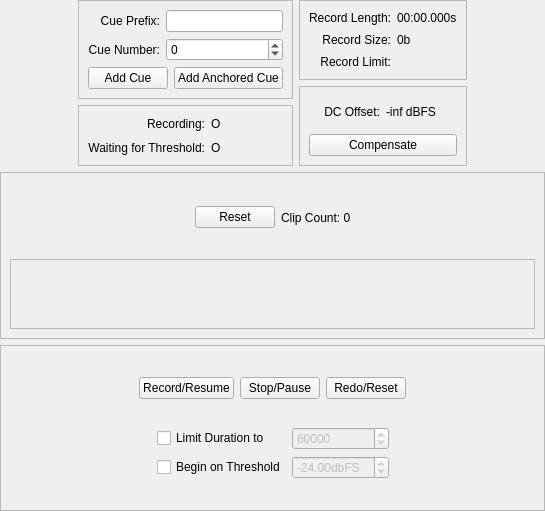
<ui version="4.0" >
 <class>RecordDialogContent</class>
 <widget class="QWidget" name="RecordDialogContent" >
  <property name="geometry" >
   <rect>
    <x>0</x>
    <y>0</y>
    <width>545</width>
    <height>511</height>
   </rect>
  </property>
  <property name="windowTitle" >
   <string>Form</string>
  </property>
  <layout class="QVBoxLayout" >
   <property name="spacing" >
    <number>6</number>
   </property>
   <property name="leftMargin" >
    <number>0</number>
   </property>
   <property name="topMargin" >
    <number>0</number>
   </property>
   <property name="rightMargin" >
    <number>0</number>
   </property>
   <property name="bottomMargin" >
    <number>0</number>
   </property>
   <item>
    <layout class="QHBoxLayout" >
     <property name="spacing" >
      <number>6</number>
     </property>
     <property name="leftMargin" >
      <number>0</number>
     </property>
     <property name="topMargin" >
      <number>0</number>
     </property>
     <property name="rightMargin" >
      <number>0</number>
     </property>
     <property name="bottomMargin" >
      <number>0</number>
     </property>
     <item>
      <spacer>
       <property name="orientation" >
        <enum>Qt::Horizontal</enum>
       </property>
       <property name="sizeHint" >
        <size>
         <width>40</width>
         <height>20</height>
        </size>
       </property>
      </spacer>
     </item>
     <item>
      <layout class="QVBoxLayout" >
       <property name="spacing" >
        <number>6</number>
       </property>
       <property name="leftMargin" >
        <number>0</number>
       </property>
       <property name="topMargin" >
        <number>0</number>
       </property>
       <property name="rightMargin" >
        <number>0</number>
       </property>
       <property name="bottomMargin" >
        <number>0</number>
       </property>
       <item>
        <widget class="QFrame" name="frame_3" >
         <property name="frameShape" >
          <enum>QFrame::StyledPanel</enum>
         </property>
         <property name="frameShadow" >
          <enum>QFrame::Raised</enum>
         </property>
         <layout class="QGridLayout" >
          <property name="leftMargin" >
           <number>9</number>
          </property>
          <property name="topMargin" >
           <number>9</number>
          </property>
          <property name="rightMargin" >
           <number>9</number>
          </property>
          <property name="bottomMargin" >
           <number>9</number>
          </property>
          <property name="horizontalSpacing" >
           <number>6</number>
          </property>
          <property name="verticalSpacing" >
           <number>6</number>
          </property>
          <item row="0" column="1" >
           <widget class="QLineEdit" name="cuePrefixEdit" />
          </item>
          <item row="1" column="1" >
           <widget class="QSpinBox" name="cueNumberSpinBox" >
            <property name="minimum" >
             <number>-1</number>
            </property>
            <property name="maximum" >
             <number>1000</number>
            </property>
           </widget>
          </item>
          <item row="1" column="0" >
           <widget class="QLabel" name="label_4" >
            <property name="text" >
             <string>Cue Number:</string>
            </property>
            <property name="alignment" >
             <set>Qt::AlignRight|Qt::AlignTrailing|Qt::AlignVCenter</set>
            </property>
           </widget>
          </item>
          <item row="0" column="0" >
           <widget class="QLabel" name="label_3" >
            <property name="text" >
             <string>Cue Prefix:</string>
            </property>
            <property name="alignment" >
             <set>Qt::AlignRight|Qt::AlignTrailing|Qt::AlignVCenter</set>
            </property>
           </widget>
          </item>
          <item row="2" column="0" colspan="2" >
           <layout class="QHBoxLayout" >
            <property name="spacing" >
             <number>6</number>
            </property>
            <property name="leftMargin" >
             <number>0</number>
            </property>
            <property name="topMargin" >
             <number>0</number>
            </property>
            <property name="rightMargin" >
             <number>0</number>
            </property>
            <property name="bottomMargin" >
             <number>0</number>
            </property>
            <item>
             <widget class="QPushButton" name="addCueButton" >
              <property name="text" >
               <string>Add Cue</string>
              </property>
             </widget>
            </item>
            <item>
             <widget class="QPushButton" name="addAnchoredCueButton" >
              <property name="text" >
               <string>Add Anchored Cue</string>
              </property>
             </widget>
            </item>
           </layout>
          </item>
         </layout>
        </widget>
       </item>
       <item>
        <widget class="QFrame" name="frame_4" >
         <property name="frameShape" >
          <enum>QFrame::StyledPanel</enum>
         </property>
         <property name="frameShadow" >
          <enum>QFrame::Raised</enum>
         </property>
         <layout class="QGridLayout" >
          <property name="leftMargin" >
           <number>9</number>
          </property>
          <property name="topMargin" >
           <number>9</number>
          </property>
          <property name="rightMargin" >
           <number>9</number>
          </property>
          <property name="bottomMargin" >
           <number>9</number>
          </property>
          <property name="horizontalSpacing" >
           <number>6</number>
          </property>
          <property name="verticalSpacing" >
           <number>6</number>
          </property>
          <item row="1" column="1" >
           <widget class="QLabel" name="waitingForThresholdLED" >
            <property name="text" >
             <string>O</string>
            </property>
           </widget>
          </item>
          <item row="0" column="1" >
           <widget class="QLabel" name="recordingLED" >
            <property name="text" >
             <string>O</string>
            </property>
           </widget>
          </item>
          <item row="1" column="0" >
           <widget class="QLabel" name="label_6" >
            <property name="text" >
             <string>Waiting for Threshold:</string>
            </property>
            <property name="alignment" >
             <set>Qt::AlignRight|Qt::AlignTrailing|Qt::AlignVCenter</set>
            </property>
           </widget>
          </item>
          <item row="0" column="0" >
           <widget class="QLabel" name="label_5" >
            <property name="text" >
             <string>Recording:</string>
            </property>
            <property name="alignment" >
             <set>Qt::AlignRight|Qt::AlignTrailing|Qt::AlignVCenter</set>
            </property>
           </widget>
          </item>
         </layout>
        </widget>
       </item>
      </layout>
     </item>
     <item>
      <layout class="QVBoxLayout" >
       <property name="leftMargin" >
        <number>0</number>
       </property>
       <property name="bottomMargin" >
        <number>0</number>
       </property>
       <item>
        <widget class="QFrame" name="frame_5" >
         <property name="frameShape" >
          <enum>QFrame::StyledPanel</enum>
         </property>
         <property name="frameShadow" >
          <enum>QFrame::Raised</enum>
         </property>
         <layout class="QGridLayout" >
          <property name="leftMargin" >
           <number>9</number>
          </property>
          <property name="topMargin" >
           <number>9</number>
          </property>
          <property name="rightMargin" >
           <number>9</number>
          </property>
          <property name="bottomMargin" >
           <number>9</number>
          </property>
          <property name="horizontalSpacing" >
           <number>6</number>
          </property>
          <property name="verticalSpacing" >
           <number>6</number>
          </property>
          <item row="0" column="0" >
           <widget class="QLabel" name="label_9" >
            <property name="text" >
             <string>Record Length:</string>
            </property>
            <property name="alignment" >
             <set>Qt::AlignRight|Qt::AlignTrailing|Qt::AlignVCenter</set>
            </property>
           </widget>
          </item>
          <item row="1" column="0" >
           <widget class="QLabel" name="label_2" >
            <property name="text" >
             <string>Record Size:</string>
            </property>
            <property name="alignment" >
             <set>Qt::AlignRight|Qt::AlignTrailing|Qt::AlignVCenter</set>
            </property>
           </widget>
          </item>
          <item row="2" column="0" >
           <widget class="QLabel" name="recordLimitLabel" >
            <property name="text" >
             <string>Record Limit:</string>
            </property>
            <property name="alignment" >
             <set>Qt::AlignRight|Qt::AlignTrailing|Qt::AlignVCenter</set>
            </property>
           </widget>
          </item>
          <item row="0" column="1" >
           <widget class="QLabel" name="recordedLengthStatusLabel" >
            <property name="text" >
             <string>00:00.000s</string>
            </property>
           </widget>
          </item>
          <item row="1" column="1" >
           <widget class="QLabel" name="recordedSizeStatusLabel" >
            <property name="text" >
             <string>0b</string>
            </property>
           </widget>
          </item>
          <item row="2" column="1" >
           <widget class="QLabel" name="recordLimitStatusLabel" >
            <property name="text" >
             <string/>
            </property>
           </widget>
          </item>
         </layout>
        </widget>
       </item>
       <item>
        <widget class="QFrame" name="frame_6" >
         <property name="frameShape" >
          <enum>QFrame::StyledPanel</enum>
         </property>
         <property name="frameShadow" >
          <enum>QFrame::Raised</enum>
         </property>
         <layout class="QGridLayout" >
          <property name="leftMargin" >
           <number>9</number>
          </property>
          <property name="topMargin" >
           <number>9</number>
          </property>
          <property name="rightMargin" >
           <number>9</number>
          </property>
          <property name="bottomMargin" >
           <number>9</number>
          </property>
          <property name="horizontalSpacing" >
           <number>6</number>
          </property>
          <property name="verticalSpacing" >
           <number>6</number>
          </property>
          <item row="0" column="1" >
           <widget class="QLabel" name="DCOffsetLabel" >
            <property name="text" >
             <string>-inf dBFS</string>
            </property>
           </widget>
          </item>
          <item row="0" column="0" >
           <widget class="QLabel" name="label_17" >
            <property name="text" >
             <string>DC Offset:</string>
            </property>
            <property name="alignment" >
             <set>Qt::AlignRight|Qt::AlignTrailing|Qt::AlignVCenter</set>
            </property>
           </widget>
          </item>
          <item row="1" column="0" colspan="2" >
           <widget class="QPushButton" name="DCOffsetCompensateButton" >
            <property name="text" >
             <string>Compensate</string>
            </property>
           </widget>
          </item>
         </layout>
        </widget>
       </item>
      </layout>
     </item>
     <item>
      <spacer>
       <property name="orientation" >
        <enum>Qt::Horizontal</enum>
       </property>
       <property name="sizeHint" >
        <size>
         <width>40</width>
         <height>20</height>
        </size>
       </property>
      </spacer>
     </item>
    </layout>
   </item>
   <item>
    <widget class="QFrame" name="frame_2" >
     <property name="frameShape" >
      <enum>QFrame::StyledPanel</enum>
     </property>
     <property name="frameShadow" >
      <enum>QFrame::Raised</enum>
     </property>
     <layout class="QVBoxLayout" >
      <item>
       <layout class="QHBoxLayout" >
        <property name="spacing" >
         <number>6</number>
        </property>
        <property name="leftMargin" >
         <number>0</number>
        </property>
        <property name="topMargin" >
         <number>0</number>
        </property>
        <property name="rightMargin" >
         <number>0</number>
        </property>
        <property name="bottomMargin" >
         <number>0</number>
        </property>
        <item>
         <spacer>
          <property name="orientation" >
           <enum>Qt::Horizontal</enum>
          </property>
          <property name="sizeHint" >
           <size>
            <width>40</width>
            <height>20</height>
           </size>
          </property>
         </spacer>
        </item>
        <item>
         <widget class="QPushButton" name="resetClipCountButton" >
          <property name="text" >
           <string>Reset</string>
          </property>
         </widget>
        </item>
        <item>
         <widget class="QLabel" name="clipCountLabel" >
          <property name="text" >
           <string>Clip Count: 0</string>
          </property>
         </widget>
        </item>
        <item>
         <spacer>
          <property name="orientation" >
           <enum>Qt::Horizontal</enum>
          </property>
          <property name="sizeHint" >
           <size>
            <width>40</width>
            <height>20</height>
           </size>
          </property>
         </spacer>
        </item>
       </layout>
      </item>
      <item>
       <widget class="QFrame" name="metersFrame" >
        <property name="frameShape" >
         <enum>QFrame::StyledPanel</enum>
        </property>
        <property name="frameShadow" >
         <enum>QFrame::Raised</enum>
        </property>
       </widget>
      </item>
     </layout>
    </widget>
   </item>
   <item>
    <widget class="QFrame" name="frame" >
     <property name="frameShape" >
      <enum>QFrame::StyledPanel</enum>
     </property>
     <property name="frameShadow" >
      <enum>QFrame::Raised</enum>
     </property>
     <layout class="QVBoxLayout" >
      <property name="spacing" >
       <number>6</number>
      </property>
      <property name="leftMargin" >
       <number>9</number>
      </property>
      <property name="topMargin" >
       <number>9</number>
      </property>
      <property name="rightMargin" >
       <number>9</number>
      </property>
      <property name="bottomMargin" >
       <number>9</number>
      </property>
      <item>
       <layout class="QHBoxLayout" >
        <property name="spacing" >
         <number>6</number>
        </property>
        <property name="leftMargin" >
         <number>0</number>
        </property>
        <property name="topMargin" >
         <number>0</number>
        </property>
        <property name="rightMargin" >
         <number>0</number>
        </property>
        <property name="bottomMargin" >
         <number>0</number>
        </property>
        <item>
         <spacer>
          <property name="orientation" >
           <enum>Qt::Horizontal</enum>
          </property>
          <property name="sizeHint" >
           <size>
            <width>40</width>
            <height>20</height>
           </size>
          </property>
         </spacer>
        </item>
        <item>
         <widget class="QPushButton" name="startButton" >
          <property name="text" >
           <string>Record/Resume</string>
          </property>
         </widget>
        </item>
        <item>
         <widget class="QPushButton" name="stopButton" >
          <property name="text" >
           <string>Stop/Pause</string>
          </property>
         </widget>
        </item>
        <item>
         <widget class="QPushButton" name="redoButton" >
          <property name="text" >
           <string>Redo/Reset</string>
          </property>
         </widget>
        </item>
        <item>
         <spacer>
          <property name="orientation" >
           <enum>Qt::Horizontal</enum>
          </property>
          <property name="sizeHint" >
           <size>
            <width>40</width>
            <height>20</height>
           </size>
          </property>
         </spacer>
        </item>
       </layout>
      </item>
      <item>
       <layout class="QGridLayout" >
        <property name="leftMargin" >
         <number>0</number>
        </property>
        <property name="topMargin" >
         <number>0</number>
        </property>
        <property name="rightMargin" >
         <number>0</number>
        </property>
        <property name="bottomMargin" >
         <number>0</number>
        </property>
        <property name="horizontalSpacing" >
         <number>6</number>
        </property>
        <property name="verticalSpacing" >
         <number>6</number>
        </property>
        <item row="0" column="0" >
         <spacer>
          <property name="orientation" >
           <enum>Qt::Horizontal</enum>
          </property>
          <property name="sizeHint" >
           <size>
            <width>40</width>
            <height>20</height>
           </size>
          </property>
         </spacer>
        </item>
        <item row="0" column="1" >
         <widget class="QCheckBox" name="limitDurationCheckBox" >
          <property name="text" >
           <string>Limit Duration to</string>
          </property>
         </widget>
        </item>
        <item row="0" column="3" >
         <spacer>
          <property name="orientation" >
           <enum>Qt::Horizontal</enum>
          </property>
          <property name="sizeHint" >
           <size>
            <width>40</width>
            <height>20</height>
           </size>
          </property>
         </spacer>
        </item>
        <item row="1" column="1" >
         <widget class="QCheckBox" name="beginOnThresholdCheckBox" >
          <property name="text" >
           <string>Begin on Threshold</string>
          </property>
         </widget>
        </item>
        <item row="0" column="2" >
         <widget class="DurationSpinBox" name="durationSpinBox" >
          <property name="enabled" >
           <bool>false</bool>
          </property>
          <property name="accelerated" >
           <bool>true</bool>
          </property>
          <property name="minimum" >
           <number>1</number>
          </property>
          <property name="maximum" >
           <number>2147483647</number>
          </property>
          <property name="value" >
           <number>60000</number>
          </property>
         </widget>
        </item>
        <item row="1" column="2" >
         <widget class="QDoubleSpinBox" name="thresholdSpinBox" >
          <property name="enabled" >
           <bool>false</bool>
          </property>
          <property name="accelerated" >
           <bool>true</bool>
          </property>
          <property name="prefix" >
           <string/>
          </property>
          <property name="suffix" >
           <string>dbFS</string>
          </property>
          <property name="minimum" >
           <double>-200.000000000000000</double>
          </property>
          <property name="maximum" >
           <double>0.000000000000000</double>
          </property>
          <property name="value" >
           <double>-24.000000000000000</double>
          </property>
         </widget>
        </item>
       </layout>
      </item>
     </layout>
    </widget>
   </item>
  </layout>
 </widget>
 <customwidgets>
  <customwidget>
   <class>DurationSpinBox</class>
   <extends>QSpinBox</extends>
   <header>DurationSpinBox.h</header>
  </customwidget>
 </customwidgets>
 <resources/>
 <connections>
  <connection>
   <sender>limitDurationCheckBox</sender>
   <signal>toggled(bool)</signal>
   <receiver>durationSpinBox</receiver>
   <slot>setEnabled(bool)</slot>
   <hints>
    <hint type="sourcelabel" >
     <x>215</x>
     <y>462</y>
    </hint>
    <hint type="destinationlabel" >
     <x>347</x>
     <y>462</y>
    </hint>
   </hints>
  </connection>
 </connections>
</ui>
